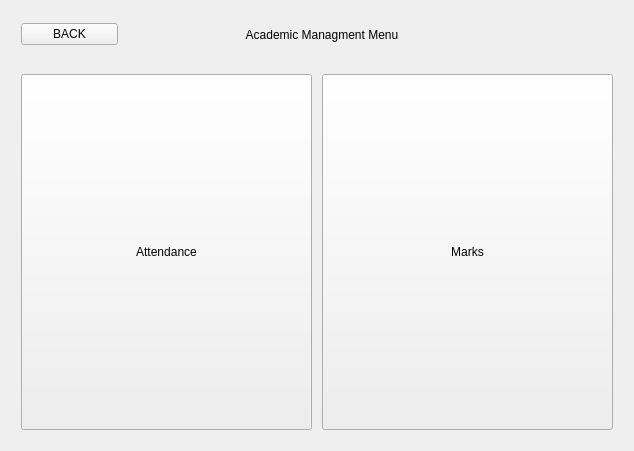
<?xml version="1.0" encoding="UTF-8"?>
<ui version="4.0">
 <class>Form</class>
 <widget class="QWidget" name="Form">
  <property name="geometry">
   <rect>
    <x>0</x>
    <y>0</y>
    <width>634</width>
    <height>451</height>
   </rect>
  </property>
  <property name="windowTitle">
   <string>Form</string>
  </property>
  <layout class="QVBoxLayout" name="verticalLayout_2">
   <item>
    <layout class="QVBoxLayout" name="verticalLayout" stretch="1,8">
     <item>
      <layout class="QHBoxLayout" name="top_layout" stretch="1,4,1">
       <property name="spacing">
        <number>10</number>
       </property>
       <property name="leftMargin">
        <number>10</number>
       </property>
       <property name="topMargin">
        <number>10</number>
       </property>
       <property name="rightMargin">
        <number>10</number>
       </property>
       <property name="bottomMargin">
        <number>10</number>
       </property>
       <item>
        <widget class="QPushButton" name="back">
         <property name="text">
          <string>BACK</string>
         </property>
        </widget>
       </item>
       <item>
        <widget class="QLabel" name="label">
         <property name="text">
          <string>Academic Managment Menu</string>
         </property>
         <property name="alignment">
          <set>Qt::AlignCenter</set>
         </property>
        </widget>
       </item>
       <item>
        <spacer name="horizontalSpacer">
         <property name="orientation">
          <enum>Qt::Horizontal</enum>
         </property>
         <property name="sizeHint" stdset="0">
          <size>
           <width>40</width>
           <height>20</height>
          </size>
         </property>
        </spacer>
       </item>
      </layout>
     </item>
     <item>
      <layout class="QHBoxLayout" name="horizontalLayout" stretch="0,0">
       <property name="spacing">
        <number>10</number>
       </property>
       <property name="leftMargin">
        <number>10</number>
       </property>
       <property name="topMargin">
        <number>10</number>
       </property>
       <property name="rightMargin">
        <number>10</number>
       </property>
       <property name="bottomMargin">
        <number>10</number>
       </property>
       <item>
        <widget class="QPushButton" name="attendance">
         <property name="sizePolicy">
          <sizepolicy hsizetype="Minimum" vsizetype="Minimum">
           <horstretch>0</horstretch>
           <verstretch>0</verstretch>
          </sizepolicy>
         </property>
         <property name="text">
          <string>Attendance</string>
         </property>
        </widget>
       </item>
       <item>
        <widget class="QPushButton" name="marks">
         <property name="sizePolicy">
          <sizepolicy hsizetype="Minimum" vsizetype="Minimum">
           <horstretch>0</horstretch>
           <verstretch>0</verstretch>
          </sizepolicy>
         </property>
         <property name="text">
          <string>Marks</string>
         </property>
        </widget>
       </item>
      </layout>
     </item>
    </layout>
   </item>
  </layout>
 </widget>
 <resources/>
 <connections/>
</ui>
